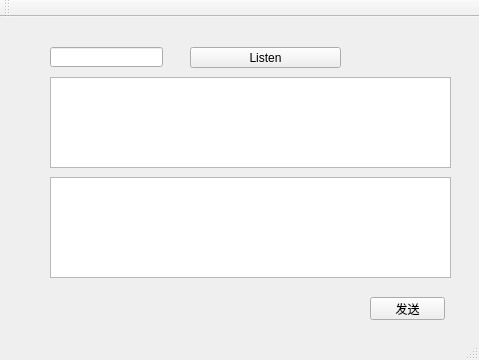
<?xml version="1.0" encoding="UTF-8"?>
<ui version="4.0">
 <class>MainWindow</class>
 <widget class="QMainWindow" name="MainWindow">
  <property name="geometry">
   <rect>
    <x>0</x>
    <y>0</y>
    <width>479</width>
    <height>360</height>
   </rect>
  </property>
  <property name="windowTitle">
   <string>MainWindow</string>
  </property>
  <widget class="QWidget" name="centralWidget">
   <widget class="QLineEdit" name="lineEdit_Port">
    <property name="geometry">
     <rect>
      <x>50</x>
      <y>30</y>
      <width>113</width>
      <height>20</height>
     </rect>
    </property>
   </widget>
   <widget class="QPushButton" name="pushButton_Send">
    <property name="geometry">
     <rect>
      <x>370</x>
      <y>280</y>
      <width>75</width>
      <height>23</height>
     </rect>
    </property>
    <property name="text">
     <string>发送</string>
    </property>
   </widget>
   <widget class="QPushButton" name="pushButton_Listen">
    <property name="geometry">
     <rect>
      <x>190</x>
      <y>30</y>
      <width>151</width>
      <height>21</height>
     </rect>
    </property>
    <property name="text">
     <string>Listen</string>
    </property>
   </widget>
   <widget class="QTextEdit" name="textEdit_Send">
    <property name="geometry">
     <rect>
      <x>50</x>
      <y>60</y>
      <width>401</width>
      <height>91</height>
     </rect>
    </property>
   </widget>
   <widget class="QTextEdit" name="textEdit_Recv">
    <property name="geometry">
     <rect>
      <x>50</x>
      <y>160</y>
      <width>401</width>
      <height>101</height>
     </rect>
    </property>
   </widget>
  </widget>
  <widget class="QMenuBar" name="menuBar">
   <property name="geometry">
    <rect>
     <x>0</x>
     <y>0</y>
     <width>479</width>
     <height>23</height>
    </rect>
   </property>
  </widget>
  <widget class="QToolBar" name="mainToolBar">
   <attribute name="toolBarArea">
    <enum>TopToolBarArea</enum>
   </attribute>
   <attribute name="toolBarBreak">
    <bool>false</bool>
   </attribute>
  </widget>
  <widget class="QStatusBar" name="statusBar"/>
 </widget>
 <layoutdefault spacing="6" margin="11"/>
 <resources/>
 <connections/>
</ui>
